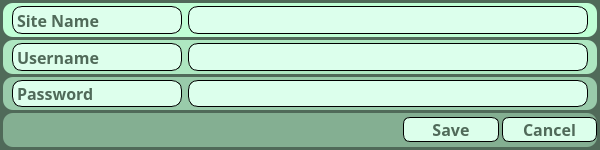
<?xml version="1.0" encoding="UTF-8"?>
<ui version="4.0">
 <class>Form</class>
 <widget class="QWidget" name="Form">
  <property name="geometry">
   <rect>
    <x>0</x>
    <y>0</y>
    <width>600</width>
    <height>150</height>
   </rect>
  </property>
  <property name="minimumSize">
   <size>
    <width>600</width>
    <height>150</height>
   </size>
  </property>
  <property name="maximumSize">
   <size>
    <width>600</width>
    <height>150</height>
   </size>
  </property>
  <property name="windowTitle">
   <string>Form</string>
  </property>
  <property name="styleSheet">
   <string notr="true">background-color: rgb(255, 255, 127);</string>
  </property>
  <layout class="QHBoxLayout" name="horizontalLayout">
   <property name="spacing">
    <number>0</number>
   </property>
   <property name="leftMargin">
    <number>0</number>
   </property>
   <property name="topMargin">
    <number>0</number>
   </property>
   <property name="rightMargin">
    <number>0</number>
   </property>
   <property name="bottomMargin">
    <number>0</number>
   </property>
   <item>
    <widget class="QStackedWidget" name="stackedWidget">
     <property name="styleSheet">
      <string notr="true">background-color: rgb(80, 106, 89);</string>
     </property>
     <property name="currentIndex">
      <number>1</number>
     </property>
     <widget class="QWidget" name="page_5">
      <layout class="QVBoxLayout" name="verticalLayout_2">
       <property name="spacing">
        <number>3</number>
       </property>
       <property name="leftMargin">
        <number>3</number>
       </property>
       <property name="topMargin">
        <number>3</number>
       </property>
       <property name="rightMargin">
        <number>3</number>
       </property>
       <property name="bottomMargin">
        <number>3</number>
       </property>
       <item>
        <widget class="QGroupBox" name="group_sitename">
         <property name="font">
          <font>
           <pointsize>8</pointsize>
           <italic>true</italic>
           <bold>true</bold>
          </font>
         </property>
         <property name="styleSheet">
          <string notr="true">background-color: rgb(80, 106, 89);
color: rgb(192, 255, 213);</string>
         </property>
         <property name="title">
          <string>SiteName</string>
         </property>
         <property name="alignment">
          <set>Qt::AlignCenter</set>
         </property>
         <layout class="QVBoxLayout" name="verticalLayout_3">
          <property name="spacing">
           <number>0</number>
          </property>
          <property name="leftMargin">
           <number>0</number>
          </property>
          <property name="topMargin">
           <number>0</number>
          </property>
          <property name="rightMargin">
           <number>0</number>
          </property>
          <property name="bottomMargin">
           <number>0</number>
          </property>
          <item>
           <widget class="QFrame" name="frame_4">
            <property name="styleSheet">
             <string notr="true">border-radius:10px;
background-color: rgb(192, 255, 213);</string>
            </property>
            <property name="frameShape">
             <enum>QFrame::NoFrame</enum>
            </property>
            <property name="frameShadow">
             <enum>QFrame::Raised</enum>
            </property>
            <layout class="QVBoxLayout" name="verticalLayout_4">
             <item>
              <widget class="QLabel" name="l_itemuser">
               <property name="font">
                <font>
                 <pointsize>12</pointsize>
                 <italic>false</italic>
                 <bold>true</bold>
                </font>
               </property>
               <property name="styleSheet">
                <string notr="true">color: rgb(80, 106, 89);</string>
               </property>
               <property name="text">
                <string>Username</string>
               </property>
               <property name="alignment">
                <set>Qt::AlignCenter</set>
               </property>
              </widget>
             </item>
            </layout>
           </widget>
          </item>
          <item>
           <widget class="QFrame" name="frame_5">
            <property name="styleSheet">
             <string notr="true">border-radius:10px;
background-color: rgb(174, 231, 193);</string>
            </property>
            <property name="frameShape">
             <enum>QFrame::NoFrame</enum>
            </property>
            <property name="frameShadow">
             <enum>QFrame::Raised</enum>
            </property>
            <layout class="QVBoxLayout" name="verticalLayout_5">
             <item>
              <widget class="QLabel" name="l_itempassword">
               <property name="font">
                <font>
                 <pointsize>12</pointsize>
                 <italic>false</italic>
                 <bold>true</bold>
                </font>
               </property>
               <property name="styleSheet">
                <string notr="true">color: rgb(80, 106, 89);</string>
               </property>
               <property name="text">
                <string>Password</string>
               </property>
               <property name="alignment">
                <set>Qt::AlignCenter</set>
               </property>
              </widget>
             </item>
            </layout>
           </widget>
          </item>
          <item>
           <widget class="QFrame" name="frame_6">
            <property name="styleSheet">
             <string notr="true">border-radius:10px;
background-color: rgb(153, 203, 170);</string>
            </property>
            <property name="frameShape">
             <enum>QFrame::NoFrame</enum>
            </property>
            <property name="frameShadow">
             <enum>QFrame::Raised</enum>
            </property>
            <layout class="QHBoxLayout" name="horizontalLayout_6">
             <property name="spacing">
              <number>5</number>
             </property>
             <property name="leftMargin">
              <number>450</number>
             </property>
             <property name="topMargin">
              <number>0</number>
             </property>
             <property name="rightMargin">
              <number>0</number>
             </property>
             <property name="bottomMargin">
              <number>0</number>
             </property>
             <item>
              <widget class="QPushButton" name="bt_itemedit">
               <property name="maximumSize">
                <size>
                 <width>50</width>
                 <height>16777215</height>
                </size>
               </property>
               <property name="font">
                <font>
                 <pointsize>8</pointsize>
                 <italic>false</italic>
                 <bold>true</bold>
                </font>
               </property>
               <property name="styleSheet">
                <string notr="true">QPushButton {background-color: rgb(255, 255, 255);
border-radius: 3px;
border: 1px solid rgb(80, 106, 89);
color: rgb(80, 106, 89);}

QPushButton:hover {background-color: rgb(255, 255, 255);
border-radius: 5px;
border: 1px solid rgb(80, 106, 89);
color: rgb(80, 106, 89);}

QPushButton:pressed {background-color: rgb(255, 255, 255);
border-radius: 5px;
border: 1px solid rgb(80, 106, 89);
color: rgb(80, 106, 89);}</string>
               </property>
               <property name="text">
                <string>Edit</string>
               </property>
              </widget>
             </item>
             <item>
              <widget class="QPushButton" name="bt_itemdelete">
               <property name="maximumSize">
                <size>
                 <width>50</width>
                 <height>16777215</height>
                </size>
               </property>
               <property name="font">
                <font>
                 <pointsize>8</pointsize>
                 <italic>false</italic>
                 <bold>true</bold>
                </font>
               </property>
               <property name="styleSheet">
                <string notr="true">QPushButton {background-color: rgb(255, 255, 255);
border-radius: 3px;
border: 1px solid rgb(80, 106, 89);
color: rgb(80, 106, 89);}

QPushButton:hover {background-color: rgb(255, 255, 255);
border-radius: 5px;
border: 1px solid rgb(80, 106, 89);
color: rgb(80, 106, 89);}

QPushButton:pressed {background-color: rgb(255, 255, 255);
border-radius: 5px;
border: 1px solid rgb(80, 106, 89);
color: rgb(80, 106, 89);}</string>
               </property>
               <property name="text">
                <string>Delete</string>
               </property>
              </widget>
             </item>
            </layout>
           </widget>
          </item>
         </layout>
        </widget>
       </item>
      </layout>
     </widget>
     <widget class="QWidget" name="page_6">
      <layout class="QVBoxLayout" name="verticalLayout">
       <property name="spacing">
        <number>3</number>
       </property>
       <property name="leftMargin">
        <number>3</number>
       </property>
       <property name="topMargin">
        <number>3</number>
       </property>
       <property name="rightMargin">
        <number>3</number>
       </property>
       <property name="bottomMargin">
        <number>3</number>
       </property>
       <item>
        <widget class="QFrame" name="frame">
         <property name="styleSheet">
          <string notr="true">border-radius:10px;
background-color: rgb(192, 255, 213);</string>
         </property>
         <property name="frameShape">
          <enum>QFrame::NoFrame</enum>
         </property>
         <property name="frameShadow">
          <enum>QFrame::Raised</enum>
         </property>
         <layout class="QHBoxLayout" name="horizontalLayout_2">
          <property name="topMargin">
           <number>3</number>
          </property>
          <property name="bottomMargin">
           <number>3</number>
          </property>
          <item>
           <widget class="QLabel" name="label">
            <property name="minimumSize">
             <size>
              <width>100</width>
              <height>0</height>
             </size>
            </property>
            <property name="font">
             <font>
              <family>Candara</family>
              <pointsize>12</pointsize>
              <bold>true</bold>
             </font>
            </property>
            <property name="styleSheet">
             <string notr="true">border-radius: 10px;
border: 1px solid black;
background-color: rgb(221, 255, 236);
color: rgb(80, 106, 89);</string>
            </property>
            <property name="text">
             <string>Site Name</string>
            </property>
           </widget>
          </item>
          <item>
           <widget class="QLineEdit" name="le_editsite">
            <property name="maximumSize">
             <size>
              <width>400</width>
              <height>35</height>
             </size>
            </property>
            <property name="font">
             <font>
              <pointsize>10</pointsize>
              <bold>true</bold>
             </font>
            </property>
            <property name="styleSheet">
             <string notr="true">border-radius: 10px;
border: 1px solid black;
background-color: rgb(220, 255, 236);
color: rgb(80, 106, 89);</string>
            </property>
            <property name="alignment">
             <set>Qt::AlignCenter</set>
            </property>
           </widget>
          </item>
         </layout>
        </widget>
       </item>
       <item>
        <widget class="QFrame" name="frame_2">
         <property name="styleSheet">
          <string notr="true">border-radius:10px;
background-color: rgb(174, 231, 193);</string>
         </property>
         <property name="frameShape">
          <enum>QFrame::NoFrame</enum>
         </property>
         <property name="frameShadow">
          <enum>QFrame::Raised</enum>
         </property>
         <layout class="QHBoxLayout" name="horizontalLayout_3">
          <property name="topMargin">
           <number>3</number>
          </property>
          <property name="bottomMargin">
           <number>3</number>
          </property>
          <item>
           <widget class="QLabel" name="label_2">
            <property name="minimumSize">
             <size>
              <width>100</width>
              <height>0</height>
             </size>
            </property>
            <property name="font">
             <font>
              <family>Candara</family>
              <pointsize>12</pointsize>
              <bold>true</bold>
             </font>
            </property>
            <property name="styleSheet">
             <string notr="true">border-radius: 10px;
border: 1px solid black;
background-color: rgb(221, 255, 236);
color: rgb(80, 106, 89);</string>
            </property>
            <property name="text">
             <string>Username</string>
            </property>
           </widget>
          </item>
          <item>
           <widget class="QLineEdit" name="le_edituser">
            <property name="maximumSize">
             <size>
              <width>400</width>
              <height>35</height>
             </size>
            </property>
            <property name="font">
             <font>
              <pointsize>10</pointsize>
              <bold>true</bold>
             </font>
            </property>
            <property name="styleSheet">
             <string notr="true">border-radius: 10px;
border: 1px solid black;
background-color: rgb(220, 255, 236);
color: rgb(80, 106, 89);</string>
            </property>
            <property name="alignment">
             <set>Qt::AlignCenter</set>
            </property>
           </widget>
          </item>
         </layout>
        </widget>
       </item>
       <item>
        <widget class="QFrame" name="frame_3">
         <property name="styleSheet">
          <string notr="true">border-radius:10px;
background-color: rgb(153, 203, 170);</string>
         </property>
         <property name="frameShape">
          <enum>QFrame::NoFrame</enum>
         </property>
         <property name="frameShadow">
          <enum>QFrame::Raised</enum>
         </property>
         <layout class="QHBoxLayout" name="horizontalLayout_4">
          <property name="topMargin">
           <number>3</number>
          </property>
          <property name="bottomMargin">
           <number>3</number>
          </property>
          <item>
           <widget class="QLabel" name="label_3">
            <property name="minimumSize">
             <size>
              <width>100</width>
              <height>0</height>
             </size>
            </property>
            <property name="font">
             <font>
              <family>Candara</family>
              <pointsize>12</pointsize>
              <bold>true</bold>
             </font>
            </property>
            <property name="styleSheet">
             <string notr="true">border-radius: 10px;
border: 1px solid black;
background-color: rgb(221, 255, 236);
color: rgb(80, 106, 89);</string>
            </property>
            <property name="text">
             <string>Password</string>
            </property>
           </widget>
          </item>
          <item>
           <widget class="QLineEdit" name="le_editpassword">
            <property name="maximumSize">
             <size>
              <width>400</width>
              <height>35</height>
             </size>
            </property>
            <property name="font">
             <font>
              <pointsize>10</pointsize>
              <bold>true</bold>
             </font>
            </property>
            <property name="styleSheet">
             <string notr="true">border-radius: 10px;
border: 1px solid black;
background-color: rgb(220, 255, 236);
color: rgb(80, 106, 89);</string>
            </property>
            <property name="alignment">
             <set>Qt::AlignCenter</set>
            </property>
           </widget>
          </item>
         </layout>
        </widget>
       </item>
       <item>
        <widget class="QFrame" name="frame_7">
         <property name="styleSheet">
          <string notr="true">border-radius:10px;
background-color: rgb(132, 175, 146);</string>
         </property>
         <property name="frameShape">
          <enum>QFrame::NoFrame</enum>
         </property>
         <property name="frameShadow">
          <enum>QFrame::Raised</enum>
         </property>
         <layout class="QHBoxLayout" name="horizontalLayout_5">
          <property name="spacing">
           <number>3</number>
          </property>
          <property name="leftMargin">
           <number>400</number>
          </property>
          <property name="topMargin">
           <number>0</number>
          </property>
          <property name="rightMargin">
           <number>0</number>
          </property>
          <property name="bottomMargin">
           <number>0</number>
          </property>
          <item>
           <widget class="QPushButton" name="bt_editsave">
            <property name="maximumSize">
             <size>
              <width>100</width>
              <height>16777215</height>
             </size>
            </property>
            <property name="font">
             <font>
              <family>Candara</family>
              <pointsize>12</pointsize>
              <bold>true</bold>
             </font>
            </property>
            <property name="styleSheet">
             <string notr="true">QPushButton {border-radius: 7px;
border: 1px solid black;
background-color: rgb(220, 255, 235);
color: rgb(80, 106, 89);}

QPushButton:hover {border-radius: 10px;
border: 1px solid black;
background-color: rgb(220, 255, 235);
color: rgb(80, 106, 89);}

QPushButton:pressed {border-radius: 10px;
border: 1px solid black;
background-color: rgb(220, 255, 238);
color: rgb(80, 106, 89);}</string>
            </property>
            <property name="text">
             <string>Save</string>
            </property>
           </widget>
          </item>
          <item>
           <widget class="QPushButton" name="bt_editcancel">
            <property name="maximumSize">
             <size>
              <width>100</width>
              <height>16777215</height>
             </size>
            </property>
            <property name="font">
             <font>
              <family>Candara</family>
              <pointsize>12</pointsize>
              <bold>true</bold>
             </font>
            </property>
            <property name="styleSheet">
             <string notr="true">QPushButton {border-radius: 7px;
border: 1px solid black;
background-color: rgb(220, 255, 235);
color: rgb(80, 106, 89);}

QPushButton:hover {border-radius: 10px;
border: 1px solid black;
background-color: rgb(220, 255, 235);
color: rgb(80, 106, 89);}

QPushButton:pressed {border-radius: 10px;
border: 1px solid black;
background-color: rgb(220, 255, 238);
color: rgb(80, 106, 89);}</string>
            </property>
            <property name="text">
             <string>Cancel</string>
            </property>
           </widget>
          </item>
         </layout>
        </widget>
       </item>
      </layout>
     </widget>
    </widget>
   </item>
  </layout>
 </widget>
 <resources/>
 <connections/>
</ui>
